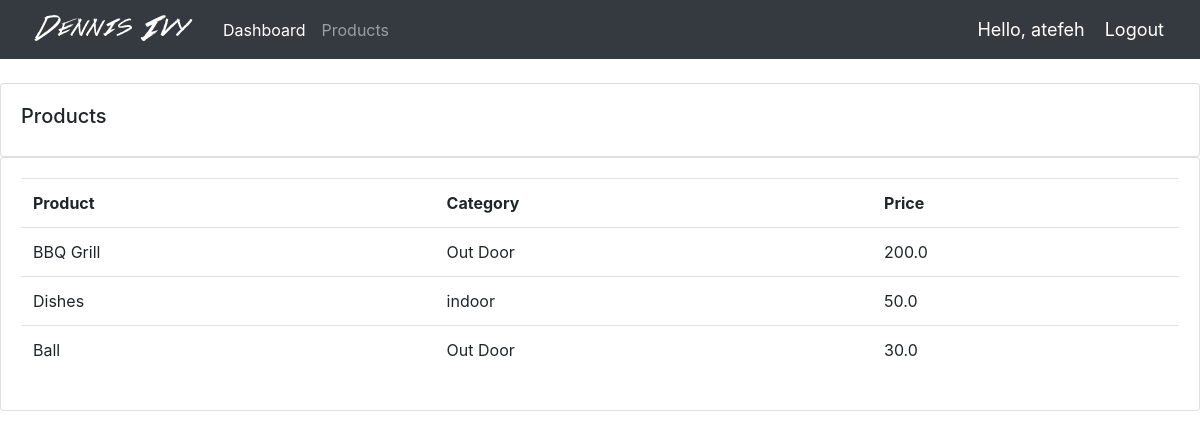
Screenshot of /products/ (signed in) with the database file from the repository.
### accounts/models.py (models this page shows, shortened)
class Product(models.Model):
    CATEGORY = (
        ('indoor', 'indoor'),
        ('Out Door', 'Out Door'),
    )
    name = models.CharField(max_length=200, null=True)
    price = models.FloatField(null=True)
    category = models.CharField(max_length=200, null=True, choices=CATEGORY)
    discription = models.CharField(max_length=200, null=True, blank=True)
    date_created = models.DateTimeField(auto_now_add=True, null=True)
    tags = models.ManyToManyField(Tag)

### accounts/decorators.py (the view)
        def wrapper_func(request, *args, **kwargs):
            group = None
            if request.user.groups.exists():
                group = request.user.groups.all()[0].name
            if group in allowed_roles:
                return view_func(request, *args, **kwargs)
            else:
                return HttpResponse('you are not authorized to view this page')

### accounts/views.py (called while the page is built)
@login_required(login_url='login')
@allowed_user(allowed_roles=['admin'])
def products(request):
    products = Product.objects.all()
    context = {'products': products}
    return render(request, 'accounts/products.html', context)

### accounts/templates/accounts/products.html
{% extends 'accounts/main.html' %}
{% block content %}
<br>
<div class="row">
    <div class="col-md">
        <div class="card card-body">
            <h5>Products</h5>
        </div>
        <div class="card card-body">
            <table class="table">
                <tr>
                    <th>Product</th>
                    <th>Category</th>
                    <th>Price</th>
                </tr>
                {% for product in products %}
                <tr>
                    <td>{{product.name}}</td>
                    <td>{{product.category}}</td>
                    <td>{{product.price}}</td>
                </tr>
                {% endfor %}
            </table>
        </div>
    </div>
</div>
{% endblock %}

### accounts/templates/accounts/navbar.html (shortened to what this page needs)
{% load static %}
<nav class="navbar navbar-expand-lg navbar-dark bg-dark">
    <img src="{% static 'images/logo.png' %}">
    <div class="collapse navbar-collapse" id="navbarNav">
      <ul class="navbar-nav">
        {% if request.user.is_staff %}
          <li class="nav-item active">
            <a class="nav-link" href="{% url 'home' %}">Dashboard</a>
          </li>
          <li class="nav-item">
            <a class="nav-link" href="{% url 'products' %}">Products</a>
          </li>
        {% else %}
        <li class="nav-item">
          <a class="nav-link" href="{% url 'account' %}">Settings</a>
        </li>
        {% endif %}
      </ul>
    </div>
    <span class="hello-msg">Hello, {{request.user}}    </span>
    <span ><a class="hello-msg" href="{%url 'logout' %}">  Logout</a></span>
  </nav>

### static/css/main.css (style rules this page uses)
body { background-color: #ebeff5; }

### accounts/templates/accounts/navbar.html (style rules this page uses)
.hello-msg { color:white; font-size: 18px; margin-right:20px; }

### rows the page displays
Product: name "BBQ Grill", category "Out Door", price "200.0"
Product: name "Dishes", category "indoor", price "50.0"
Product: name "Ball", category "Out Door", price "30.0"

### other values shown
{{ request.user }} "atefeh"
